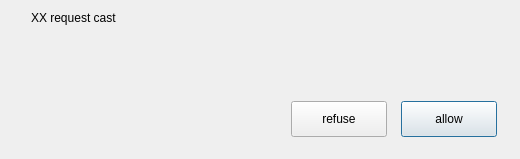
<?xml version="1.0" encoding="UTF-8"?>
<ui version="4.0">
 <class>Dialog</class>
 <widget class="QDialog" name="Dialog">
  <property name="geometry">
   <rect>
    <x>0</x>
    <y>0</y>
    <width>520</width>
    <height>159</height>
   </rect>
  </property>
  <property name="windowTitle">
   <string>cast</string>
  </property>
  <property name="windowIcon">
   <iconset resource="pic.qrc">
    <normaloff>:/src/kylin-projection.svg</normaloff>:/src/kylin-projection.svg</iconset>
  </property>
  <layout class="QGridLayout" name="gridLayout">
   <item row="0" column="0">
    <widget class="QWidget" name="widget" native="true">
     <widget class="QPushButton" name="pushButton_allow">
      <property name="geometry">
       <rect>
        <x>390</x>
        <y>90</y>
        <width>96</width>
        <height>36</height>
       </rect>
      </property>
      <property name="text">
       <string>allow</string>
      </property>
     </widget>
     <widget class="QLabel" name="label">
      <property name="geometry">
       <rect>
        <x>20</x>
        <y>0</y>
        <width>461</width>
        <height>61</height>
       </rect>
      </property>
      <property name="text">
       <string>XX request cast</string>
      </property>
      <property name="alignment">
       <set>Qt::AlignLeading|Qt::AlignLeft|Qt::AlignTop</set>
      </property>
      <property name="wordWrap">
       <bool>true</bool>
      </property>
     </widget>
     <widget class="QPushButton" name="pushButton_refuse">
      <property name="geometry">
       <rect>
        <x>280</x>
        <y>90</y>
        <width>96</width>
        <height>36</height>
       </rect>
      </property>
      <property name="text">
       <string>refuse</string>
      </property>
     </widget>
     <widget class="QLabel" name="warningLabel">
      <property name="geometry">
       <rect>
        <x>20</x>
        <y>90</y>
        <width>211</width>
        <height>40</height>
       </rect>
      </property>
      <property name="text">
       <string/>
      </property>
      <property name="alignment">
       <set>Qt::AlignLeading|Qt::AlignLeft|Qt::AlignVCenter</set>
      </property>
     </widget>
     <widget class="QLabel" name="label_pin">
      <property name="geometry">
       <rect>
        <x>20</x>
        <y>60</y>
        <width>461</width>
        <height>30</height>
       </rect>
      </property>
      <property name="text">
       <string/>
      </property>
     </widget>
    </widget>
   </item>
  </layout>
 </widget>
 <resources>
  <include location="pic.qrc"/>
 </resources>
 <connections/>
</ui>
